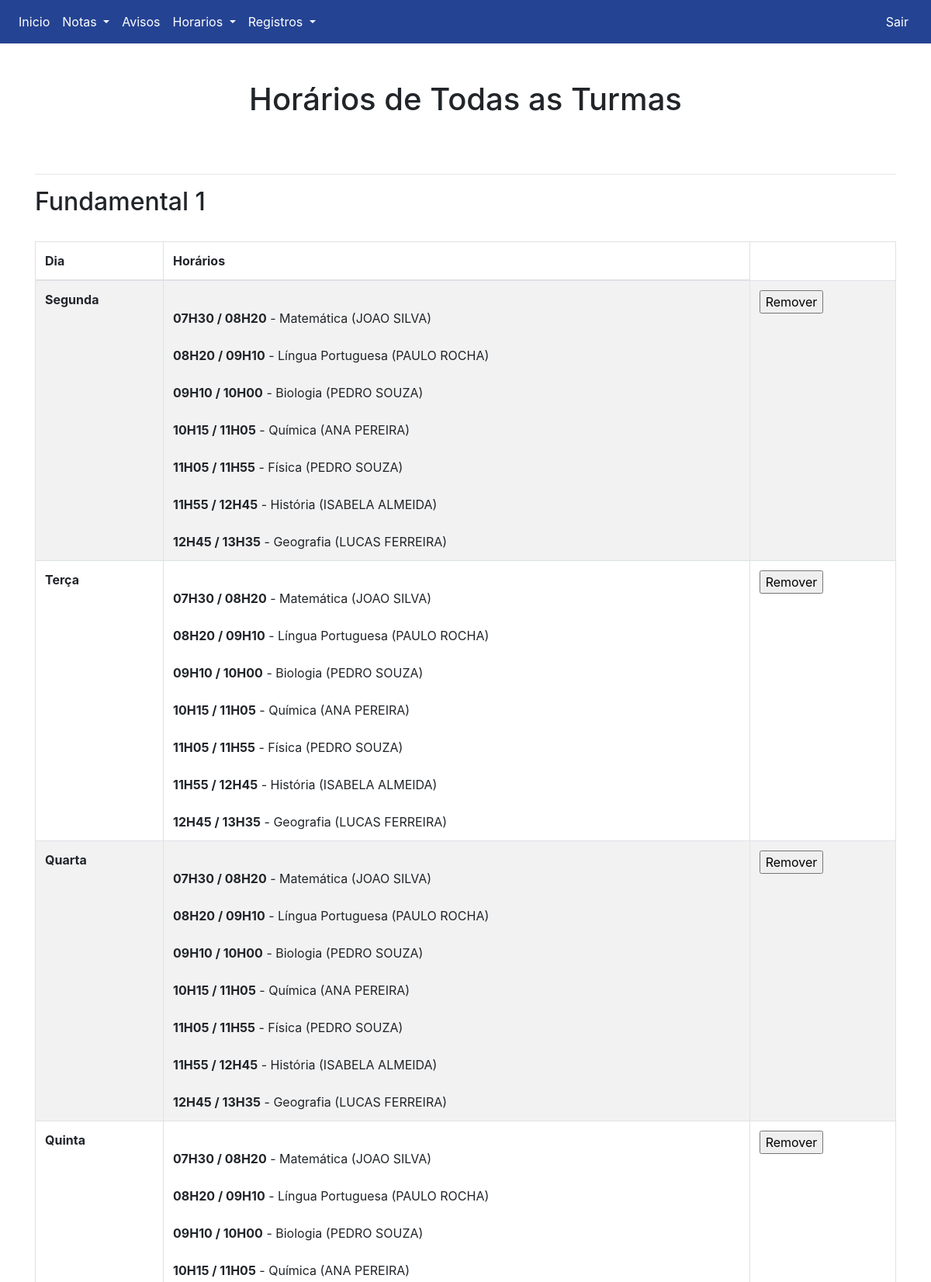
Page /Global/Admin/horarios.php (signed in, upper part) on the committed database.
### tables this page shows
CREATE TABLE `horarios` (
  `id` int(11) NOT NULL,
  `dias_id` int(11) NOT NULL,
  `turma_id` int(11) NOT NULL,
  `horas_id` int(11) NOT NULL,
  `professores_id` int(11) NOT NULL,
  `materia_id` int(11) NOT NULL
);

CREATE TABLE `dias` (
  `id` int(11) NOT NULL,
  `dia` varchar(50) NOT NULL
);

CREATE TABLE `horas` (
  `id` int(11) NOT NULL,
  `hora` varchar(20) NOT NULL
);

CREATE TABLE `materias` (
  `id` int(11) NOT NULL,
  `nome` varchar(50) DEFAULT NULL
);

CREATE TABLE `professores` (
  `id` int(11) NOT NULL,
  `user` varchar(120) NOT NULL,
  `senha` varchar(255) NOT NULL
);

### Global/Admin/horarios.php (the view, shortened to what this page needs)
<!DOCTYPE html>
<html lang="pt-br">
<head>
    <link rel="stylesheet" href="https://stackpath.bootstrapcdn.com/bootstrap/4.5.2/css/bootstrap.min.css">
    <link rel="stylesheet" href="../css/bootstrap.min.css">
</head>
<body>
    <nav class="navbar navbar-expand-lg navbar-dark" style="background-color: #244393;">
    <div class="collapse navbar-collapse" id="conteudoNavbarSuportado">
        <ul class="navbar-nav mr-auto">
            <li class="nav-item">
                <a class="nav-link" style="color: white" href="../admin/index.php">Inicio</a>
            </li>
            <li class="nav-item">
                <div class="dropdown nav-item">
                    <a class="nav-link dropdown-toggle" style="color: white" type="button" id="dropdownMenuNotas" data-toggle="dropdown" aria-haspopup="true" aria-expanded="false">
                        Notas
                    </a>
                </div>
            </li>
            <li class="nav-item">
                <a class="nav-link" style="color: white" href="../admin/avisos.php">Avisos</a>
            </li>
            <li class="nav-item">
                <div class="dropdown nav-item">
                    <a class="nav-link dropdown-toggle" style="color: white" type="button" id="dropdownMenuHorarios" data-toggle="dropdown" aria-haspopup="true" aria-expanded="false">
                        Horarios
                    </a>
                </div>
            </li>
            <li class="nav-item">
                <div class="dropdown nav-item">
                    <a class="nav-link dropdown-toggle" style="color: white" type="button" id="dropdownMenuRegistros" data-toggle="dropdown" aria-haspopup="true" aria-expanded="false">
                        Registros
                    </a>
                </div>
            </li>
        </ul>
<div id="logout">
    <form action="" method="post">
        <button type="submit" name="sair" class="btn">Sair</button>
    </form>
</div>
    </div>
</nav>
<center><h1><br>Horários de Todas as Turmas</h1></center>
<?php
$host = "localhost";
$username = "root";
$password = "";
$database = "expotec_db";
$conn = mysqli_connect($host, $username, $password, $database);
$sql = "SELECT DISTINCT turmas.nome AS nome_turma FROM horarios
INNER JOIN turmas ON horarios.turma_id = turmas.id";
$resultTurmas = mysqli_query($conn, $sql);
while ($rowTurma = mysqli_fetch_assoc($resultTurmas)) {
    $nomeTurma = $rowTurma['nome_turma'];
     $sql = "SELECT
     horarios.id AS id_horario,
     horarios.*,
     dias.dia AS nome_dias,
     turmas.nome AS nome_turma,
     horas.hora AS hora_horas,
     professores.user AS user_professores,
     materias.nome AS nome_materias
     FROM horarios
     INNER JOIN dias ON horarios.dias_id = dias.id
     INNER JOIN turmas ON horarios.turma_id = turmas.id
     INNER JOIN horas ON horarios.horas_id = horas.id
     INNER JOIN professores ON horarios.professores_id = professores.id
     INNER JOIN materias ON horarios.materia_id = materias.id
     WHERE turmas.nome = '$nomeTurma'
     ORDER BY dias.id ASC, horas.hora ASC";
    $result = mysqli_query($conn, $sql);
    echo "<div class='container'>";
    echo "<div class='row'>";
    echo "<div class='col mt-5'>";
    echo "<hr>";
    echo "<h2>$nomeTurma</h2>";
    echo "<br>";
    if (mysqli_num_rows($result) > 0) {
        $currentDay = null;
        echo "<table border='1' class='table table-hover table-striped table-bordered'>";
        echo '<thead>';
        echo '<tr>';
        echo '<th>Dia</th>';
        echo '<th>Horários</th>';
        echo '</tr>';
        echo '</thead>';
        echo '<tbody>';
        while ($row = mysqli_fetch_assoc($result)) {
            $id_horario = $row['id_horario'];
            $dia = $row['nome_dias'];
            $materia = $row['nome_materias'];
            $professor = $row['user_professores'];
            $hora = $row['hora_horas'];
            if ($currentDay !== $dia) {
                if ($currentDay !== null) {
                    echo '</td><td><form method="post"><input type="hidden" name="remover_horario_id" value="' . $id_horario . '"><input type="submit" name="remover_horario" value="Remover"></form></td></tr>';
                }
                echo "<tr><td><b>$dia</b></td><td>";
                $currentDay = $dia;
            } else {
                echo '<br> ';
            }
            echo "<br><b>$hora</b> - $materia ($professor)";
        }
        if ($currentDay !== null) {
            echo '</td><td><form method="post"><input type="hidden" name="remover_horario_id" value="' . $id_horario . '"><input type="submit" name="remover_horario" value="Remover"></form></td></tr>';
        }
        echo '</tbody>';
        echo '</table>';
    } else {
        echo "<p>Nenhum horário disponível para a turma $nomeTurma.</p>";
    }
    echo "</div>";
    echo "</div>";
    echo "</div>";
}
?>
</body>
</html>

### Global/Admin/horarios.php (style rules this page uses)
#logout button { border-radius: 4px; background-color: #244393; color: white; }
#logout { height: 39px; }

### rows in the picture
horarios: dias.dia "Segunda", horas.hora "07H30 / 08H20", materia.nome "Matemática", professores.user "JOAO SILVA"
horarios: horas.hora "08H20 / 09H10", materia.nome "Língua Portuguesa", professores.user "PAULO ROCHA"
horarios: horas.hora "09H10 / 10H00", materia.nome "Biologia", professores.user "PEDRO SOUZA"
horarios: horas.hora "10H15 / 11H05", materia.nome "Química", professores.user "ANA PEREIRA"
horarios: horas.hora "11H05 / 11H55", materia.nome "Física", professores.user "PEDRO SOUZA"
horarios: horas.hora "11H55 / 12H45", materia.nome "História", professores.user "ISABELA ALMEIDA"
horarios: horas.hora "12H45 / 13H35", materia.nome "Geografia", professores.user "LUCAS FERREIRA"
horarios: dias.dia "Terça", horas.hora "07H30 / 08H20", materia.nome "Matemática", professores.user "JOAO SILVA"
horarios: horas.hora "08H20 / 09H10", materia.nome "Língua Portuguesa", professores.user "PAULO ROCHA"
horarios: horas.hora "09H10 / 10H00", materia.nome "Biologia", professores.user "PEDRO SOUZA"
horarios: horas.hora "10H15 / 11H05", materia.nome "Química", professores.user "ANA PEREIRA"
horarios: horas.hora "11H05 / 11H55", materia.nome "Física", professores.user "PEDRO SOUZA"
horarios: horas.hora "11H55 / 12H45", materia.nome "História", professores.user "ISABELA ALMEIDA"
horarios: horas.hora "12H45 / 13H35", materia.nome "Geografia", professores.user "LUCAS FERREIRA"
horarios: dias.dia "Quarta", horas.hora "07H30 / 08H20", materia.nome "Matemática", professores.user "JOAO SILVA"
horarios: horas.hora "08H20 / 09H10", materia.nome "Língua Portuguesa", professores.user "PAULO ROCHA"
horarios: horas.hora "09H10 / 10H00", materia.nome "Biologia", professores.user "PEDRO SOUZA"
horarios: horas.hora "10H15 / 11H05", materia.nome "Química", professores.user "ANA PEREIRA"
horarios: horas.hora "11H05 / 11H55", materia.nome "Física", professores.user "PEDRO SOUZA"
horarios: horas.hora "11H55 / 12H45", materia.nome "História", professores.user "ISABELA ALMEIDA"
horarios: horas.hora "12H45 / 13H35", materia.nome "Geografia", professores.user "LUCAS FERREIRA"
horarios: dias.dia "Quinta", horas.hora "07H30 / 08H20", materia.nome "Matemática", professores.user "JOAO SILVA"
horarios: horas.hora "08H20 / 09H10", materia.nome "Língua Portuguesa", professores.user "PAULO ROCHA"
horarios: horas.hora "09H10 / 10H00", materia.nome "Biologia", professores.user "PEDRO SOUZA"
horarios: horas.hora "10H15 / 11H05", materia.nome "Química", professores.user "ANA PEREIRA"

### other values in the picture
$nomeTurma "Fundamental 1"
